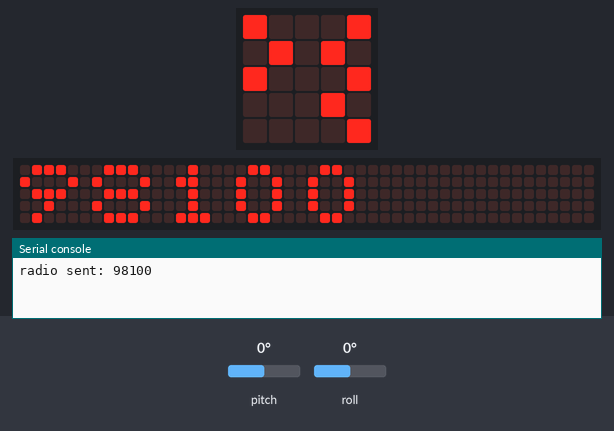
A program run on a simulated BBC micro:bit (MakeCode). Parts: the board's 5×5 LED display, a strip that is not on the board, showing the scrolling text unrolled, the last lines printed to the serial console. The test bench sets the inputs (shaded band); at power-on: pitch 0°, roll 0°. No radio messages arrive unless stated (any console line starting 'radio sent:' is added by the test bench); the 48×5 strip is a reading aid, not a part: it shows the text the display is scrolling, unrolled, one strip-width of it at a time.

Above: at 1.27 s.
1.3 s: pitch set to -172°
At 10.59 s:
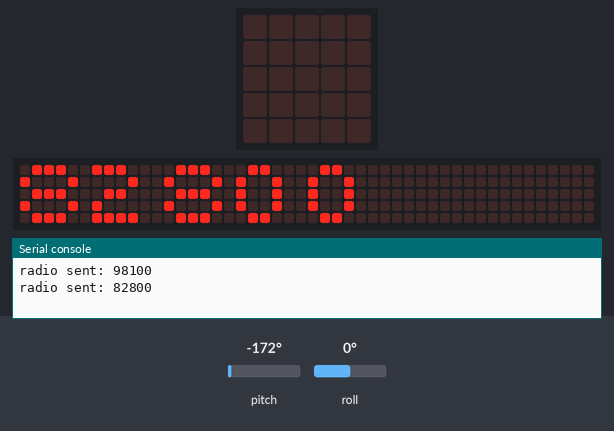
12.3 s: roll set to -172°
At 16.34 s:
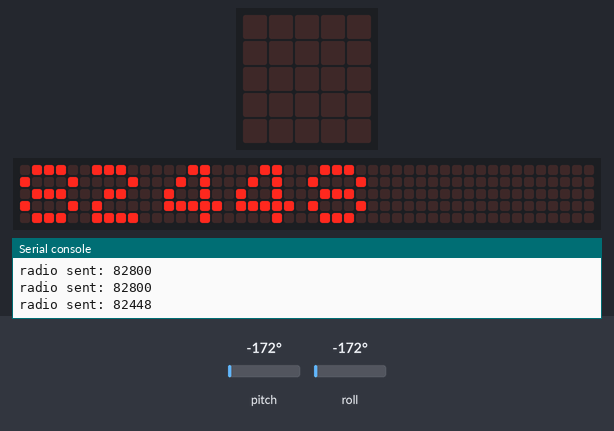
18.8 s: pitch set to -90°
At 21.76 s:
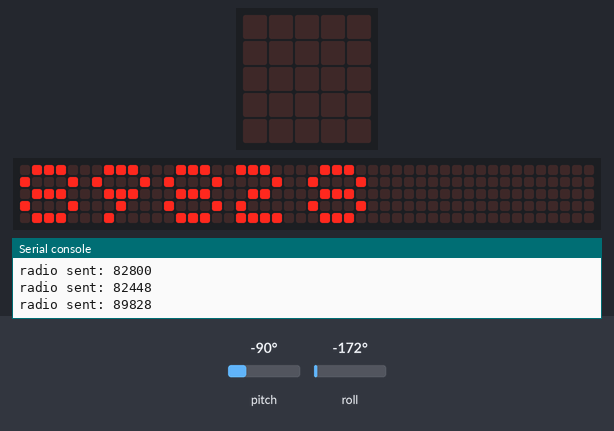
25.3 s: roll set to -90°
At 32.28 s:
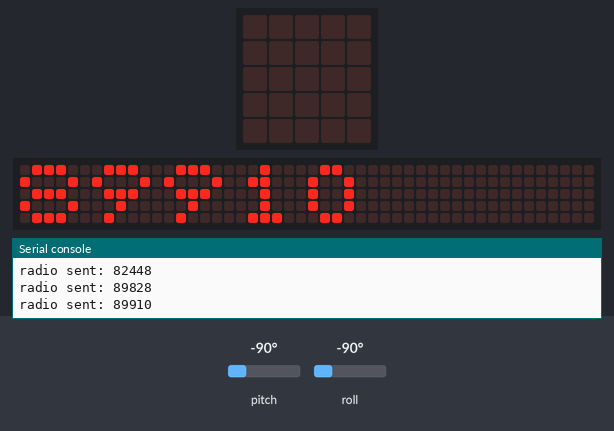

The program:

main.ts
```typescript
let _1000xy = 0
let y = 0
let x = 0
radio.setGroup(88)
basic.forever(function () {
    x = input.rotation(Rotation.Roll)
    y = input.rotation(Rotation.Pitch)
    _1000xy = x + 90 * (1000 + (y + 90))
    radio.sendNumber(_1000xy)
    basic.showNumber(_1000xy)
})
```

test.ts
```typescript
// 在此处测试；当此软件包作为插件使用时，将不会编译此软件包。
```

Measured:
- what the display in image 1 shows lasts 0.4 s, from 10.4 s to 10.8 s
